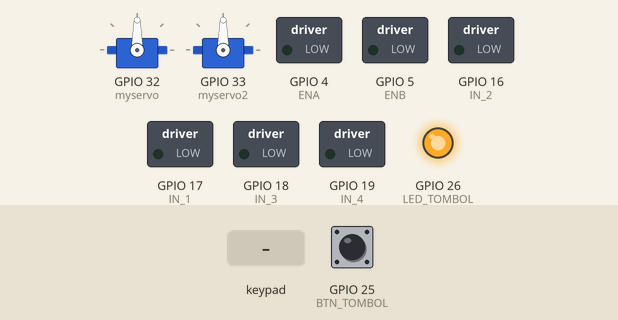
Recording of a sketch running on a simulated ESP32. Shown: 2 × servo, switched loads named in the sketch (green lamp = pin HIGH), output pins drawn as LEDs (lit = HIGH). Dashed ring = blinking. Inputs (shaded band) come from the test bench; at power-on: GPIO 25 (BTN_TOMBOL) HIGH. WiFi joins after 1.5 s; servers stay silent unless stated; uploads are accepted with an empty reply; nothing arrives over Bluetooth unless stated; what the sketch prints to the serial monitor is not drawn.

Above: at 2.7 s.
2.8 s: GPIO 25 (BTN_TOMBOL) pulled LOW for 0.15 s
At 3.4 s:
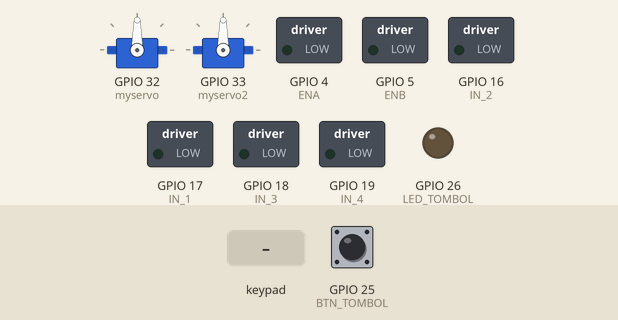
5.8 s: key 'O' pressed
At 7.1 s:
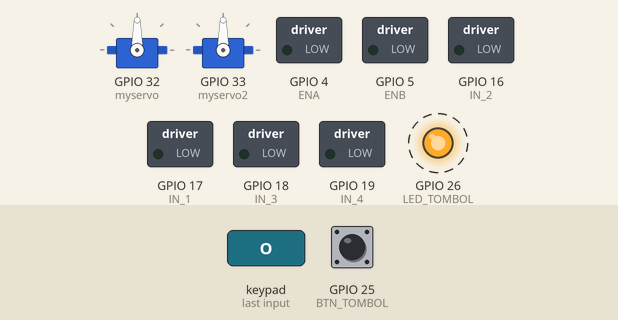
Timing chart, 0 to 14.8 s (numbered marks = the images above; inputs shaded):
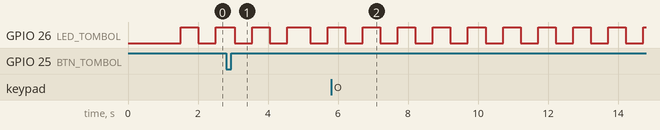

Measured:
- by itself, GPIO 26 (LED_TOMBOL): alternates HIGH for 0.50 s and LOW for 0.50 s

The sketch:

RoboTempoerOrange1.ino
```cpp
#include <WiFi.h>
#include <HTTPClient.h>
#include <Ps3Controller.h>
#include <ESP32Servo.h>

// ================= PIN DEFINITIONS =================
#define ENA   4
#define ENB   5
#define IN_1  17
#define IN_2  16
#define IN_3  18
#define IN_4  19
#define LED_TOMBOL 26
#define BTN_TOMBOL 25

// ================= WIFI CONFIG =================
const char* ssid     = "bengkel inspirasi";
const char* password = "bengkelinspirasi";

// ================= SERVER CONFIG =================
const char robot_code[] = "robot_o1";
const char status_host[] = "http://192.168.1.6/tempoer/robot_status.php?robot_code=robot_o1";
const char log_host[]    = "http://192.168.1.6/tempoer/log_death.php?robot_code=robot_o1";

// ================= VARIABLES =================
int speedCar = 700;
const int speedStep = 100;
const int speedMax = 1023;
const int speedMin = 400;

Servo myservo, myservo2;
int stick_ly = 0, stick_rx = 0;
bool circlePressed = false, circleLatch = false;
bool isPushing = false;
unsigned long pushStart = 0;
unsigned long lastStatusCheck = 0;
bool robotActive = false;
unsigned long lastBlink = 0;
bool ledState = false;

// BTN_TOMBOL long-press
unsigned long btnPressStart = 0;
bool btnWasPressed = false;

// ================= WIFI FUNCTIONS =================
void connectWiFi() {
    Serial.printf("Connecting to WiFi %s", ssid);
    WiFi.begin(ssid, password);
    int retry = 0;
    while (WiFi.status() != WL_CONNECTED && retry < 20) {
        delay(500);
        Serial.print(F("."));
        retry++;
    }
    Serial.println(WiFi.status() == WL_CONNECTED ? F(" Connected!") : F(" Failed to connect!"));
}

bool cekStatus() {
    if (WiFi.status() != WL_CONNECTED) {
        Serial.println("[cekStatus] WiFi disconnected!");
        return false;
    }

    HTTPClient http;
    http.begin(status_host);
    int httpCode = http.GET();

    if (httpCode == 200) {
        String payload = http.getString();
        payload.trim();
        Serial.println("[cekStatus] Response: " + payload);

        // Hitung panjang karakter
        int len = payload.length();
        if (len == 6 && payload.equalsIgnoreCase("ACTIVE")) {
            Serial.println("[cekStatus] Status Detected: ACTIVE");
            http.end();
            return true;
        } else if (len == 8 && payload.equalsIgnoreCase("INACTIVE")) {
            Serial.println("[cekStatus] Status Detected: INACTIVE");
            http.end();
            return false;
        } else {
            Serial.println("[cekStatus] Status Unknown: " + payload);
            http.end();
            return false;
        }
    }

    Serial.println("[cekStatus] HTTP Request failed! Code: " + String(httpCode));
    http.end();
    return false;
}


void sendDeathLog() {
    if (WiFi.status() != WL_CONNECTED) return;
    HTTPClient http;
    http.begin(log_host);
    int httpCode = http.GET();
    Serial.println(httpCode > 0 ? F("Death log sent") : F("Death log failed"));
    http.end();
}

// ================= MOTOR CONTROL =================
void maju()          { digitalWrite(IN_1, HIGH); digitalWrite(IN_2, LOW);  analogWrite(ENA, speedCar); digitalWrite(IN_3, HIGH); digitalWrite(IN_4, LOW);  analogWrite(ENB, speedCar); }
void mundur()        { digitalWrite(IN_1, LOW);  digitalWrite(IN_2, HIGH); analogWrite(ENA, speedCar); digitalWrite(IN_3, LOW);  digitalWrite(IN_4, HIGH); analogWrite(ENB, speedCar); }
void putarKiri()     { digitalWrite(IN_1, LOW);  digitalWrite(IN_2, HIGH); analogWrite(ENA, speedCar); digitalWrite(IN_3, HIGH); digitalWrite(IN_4, LOW);  analogWrite(ENB, speedCar); }
void putarKanan()    { digitalWrite(IN_1, HIGH); digitalWrite(IN_2, LOW);  analogWrite(ENA, speedCar); digitalWrite(IN_3, LOW);  digitalWrite(IN_4, HIGH); analogWrite(ENB, speedCar); }
void belokKiri()     { digitalWrite(IN_1, HIGH); digitalWrite(IN_2, LOW);  analogWrite(ENA, speedCar / 2); digitalWrite(IN_3, HIGH); digitalWrite(IN_4, LOW);  analogWrite(ENB, speedCar); }
void belokKanan()    { digitalWrite(IN_1, HIGH); digitalWrite(IN_2, LOW);  analogWrite(ENA, speedCar);    digitalWrite(IN_3, HIGH); digitalWrite(IN_4, LOW);  analogWrite(ENB, speedCar / 2); }
void mundurKiri()    { digitalWrite(IN_1, LOW);  digitalWrite(IN_2, HIGH); analogWrite(ENA, speedCar / 2); digitalWrite(IN_3, LOW);  digitalWrite(IN_4, HIGH); analogWrite(ENB, speedCar); }
void mundurKanan()   { digitalWrite(IN_1, LOW);  digitalWrite(IN_2, HIGH); analogWrite(ENA, speedCar);    digitalWrite(IN_3, LOW);  digitalWrite(IN_4, HIGH); analogWrite(ENB, speedCar / 2); }
void stopRobot()     { digitalWrite(IN_1, LOW); digitalWrite(IN_2, LOW); analogWrite(ENA, 0); digitalWrite(IN_3, LOW); digitalWrite(IN_4, LOW); analogWrite(ENB, 0); }

// ================= PUSH SERVO =================
void startPush() {
    isPushing = true;
    pushStart = millis();
    myservo2.write(160);
    myservo.write(180);
    Serial.println(F("Push Start"));
}

void handlePush() {
    if (!isPushing) return;
    unsigned long now = millis();
    if (now - pushStart > 500 && now - pushStart <= 600) {
        myservo.write(30);
        Serial.println(F("Push Step 2"));
    }
    if (now - pushStart > 700) {
        myservo2.write(75);
        isPushing = false;
        Serial.println(F("Push Done"));
    }
}

// ================= PS3 HANDLERS =================
void notify() {
    stick_ly = Ps3.data.analog.stick.ly;
    stick_rx = Ps3.data.analog.stick.rx;

    if (Ps3.data.button.circle && !circleLatch) {
        circlePressed = true;
        circleLatch = true;
        Serial.println(F("Circle pressed"));
    } else if (!Ps3.data.button.circle) {
        circleLatch = false;
    }

    if (Ps3.data.button.l1) {
        speedCar = max(speedCar - speedStep, speedMin);
        Serial.printf("Speed Down: %d\n", speedCar);
    }
    if (Ps3.data.button.r1) {
        speedCar = min(speedCar + speedStep, speedMax);
        Serial.printf("Speed Up: %d\n", speedCar);
    }
}

void onConnect() {
    Serial.println(F("PS3 Controller Connected."));
}

// ================= SETUP =================
void setup() {
    Serial.begin(115200);
    connectWiFi();

    Ps3.attach(notify);
    Ps3.attachOnConnect(onConnect);
    //Ps3.begin("c0:14:3d:85:d6:6f"); //o1
    Ps3.begin("90:34:fc:7c:a9:03"); //o2
    //Ps3.begin("01:02:03:04:05:04"); // b1
    //Ps3.begin("01:02:03:04:05:06"); // b2
    //Ps3.begin("01:02:03:04:05:03"); // o2

    pinMode(ENA, OUTPUT);
    pinMode(ENB, OUTPUT);
    pinMode(IN_1, OUTPUT);
    pinMode(IN_2, OUTPUT);
    pinMode(IN_3, OUTPUT);
    pinMode(IN_4, OUTPUT);
    pinMode(LED_TOMBOL, OUTPUT);
    pinMode(BTN_TOMBOL, INPUT_PULLUP);

    myservo.attach(32, 500, 2400);
    myservo2.attach(33, 500, 2400);

    Serial.println(F("System Ready."));
}

// ================= LOOP =================
void loop() {
    if (!Ps3.isConnected()) return;

    // Tombol fisik death log
    bool btnPressed = (digitalRead(BTN_TOMBOL) == LOW);
    if (btnPressed && !btnWasPressed) {
        btnPressStart = millis();
        btnWasPressed = true;
    }
    if (!btnPressed && btnWasPressed) btnWasPressed = false;
    if (btnPressed && btnWasPressed && (millis() - btnPressStart > 50)) {
        Serial.println(F("BTN_TOMBOL ditekan 1 detik -> Kirim Death Log"));
        sendDeathLog();
        btnWasPressed = false;
    }

    // WiFi reconnect
    if (WiFi.status() != WL_CONNECTED) connectWiFi();

    // Cek status robot tiap 5 detik
    if (millis() - lastStatusCheck > 5000) {
        lastStatusCheck = millis();
        robotActive = cekStatus();
        Serial.println(robotActive ? F("Robot ACTIVE") : F("Robot INACTIVE"));
        if (!robotActive) stopRobot();
    }

    // Jika INACTIVE -> LED Blink
    if (!robotActive) {
        if (millis() - lastBlink > 500) {
            lastBlink = millis();
            ledState = !ledState;
            digitalWrite(LED_TOMBOL, ledState);
        }
        stopRobot();
        return;  // skip kontrol
    } else {
        digitalWrite(LED_TOMBOL, LOW);  // LED mati jika ACTIVE
    }

    // Kontrol motor saat ACTIVE
    if (stick_ly > 25) {
        if (stick_rx > 25) belokKanan();
        else if (stick_rx < -25) belokKiri();
        else maju();
    } else if (stick_ly < -25) {
        if (stick_rx > 25) mundurKanan();
        else if (stick_rx < -25) mundurKiri();
        else mundur();
    } else if (stick_rx > 25) putarKanan();
    else if (stick_rx < -25) putarKiri();
    else stopRobot();

    // Push (Circle)
    if (circlePressed && !isPushing) {
        startPush();
        circlePressed = false;
    }
    handlePush();

    delay(1);
}
```
